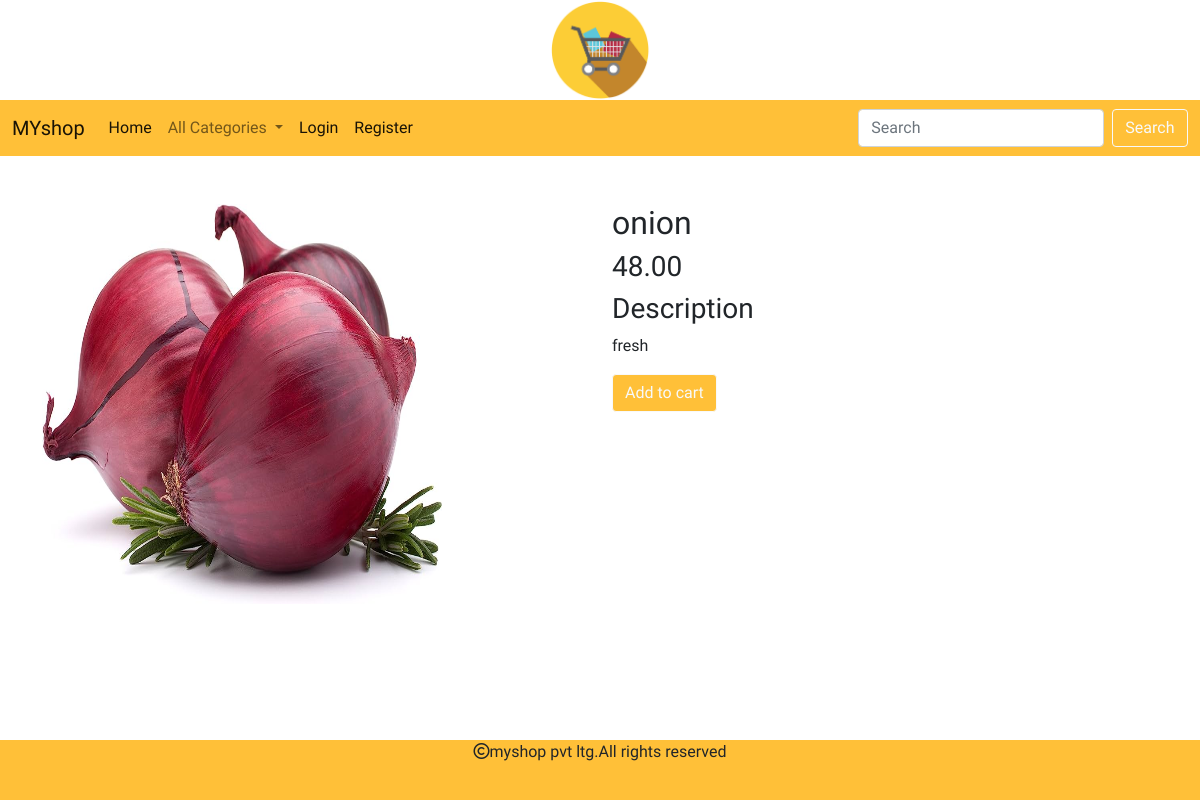
/details/onion, run on the app's committed database.
### shop/models.py (models this page shows, shortened)
class Product(models.Model):
    name=models.CharField(max_length=200,unique=True)
    slug=models.SlugField(max_length=250,unique=True)
    description=models.TextField(blank=True)
    price=models.DecimalField(max_digits=10,decimal_places=2)
    category=models.ForeignKey(Category,on_delete=models.CASCADE)
    image=models.ImageField(upload_to='img/product',null=True,blank=True)
    stock=models.IntegerField()
    available=models.BooleanField(default=True)
    created=models.DateTimeField(auto_now_add=True)
    updated=models.DateTimeField(auto_now=True)

### shop/views.py (the view)
# urls.py: path('details/<slug:p>',views.details,name="details"),
def details(request,p):
    e=Product.objects.get(slug=p)
    return render(request,'details.html',{'e':e})

### cart/context_processors.py (called while the page is built, shortened)
def counter(request):
    item_count=0
    return {'item_count':item_count}

### shop/context_processors.py (called while the page is built)
def menu_links(request):
    links=Category.objects.all()
    return {'links':links}

### templates/details.html
{% extends 'base.html' %}
{% load static %}
{% block content %}
<div class="container" style="margin-bottom:100px;">
  <div class="row">
    <div class="col-sm-6 mt-5">
      <img src="{{e.image.url}}" height="400px" width="400px">
    </div>
    <div class="col-sm-6 mt-5">
      <h2>{{e.name}}</h2>
      <h3>{{e.price}}</h3>
      <h3>Description</h3>
      <p style="text-alighn:justify">{{e.description}}</p>
      {% if e.stock <= 0 %}
      <h2>Out of stock</h2>
      {% else %}
      <a href="{% url 'cart:add_cart' e.id %}" class="btn btn-primary btn-outline-light">Add to cart</a>
      {% endif %}
    </div>
  </div>
</div>
{% endblock %}

### static/css/custom.css (style rules this page uses)
body { font-family: 'Belanosima', sans-serif; }

### templates/base.html (style rules this page uses)
.btn-primary { background-color:#ffc038; }

### data on the page
Product: image (picture), name "onion", price "48.00", description "fresh"
